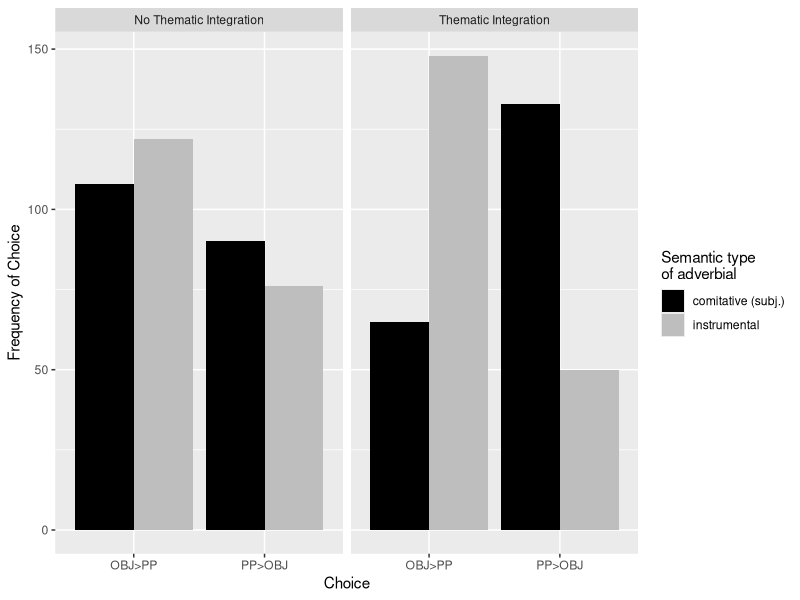
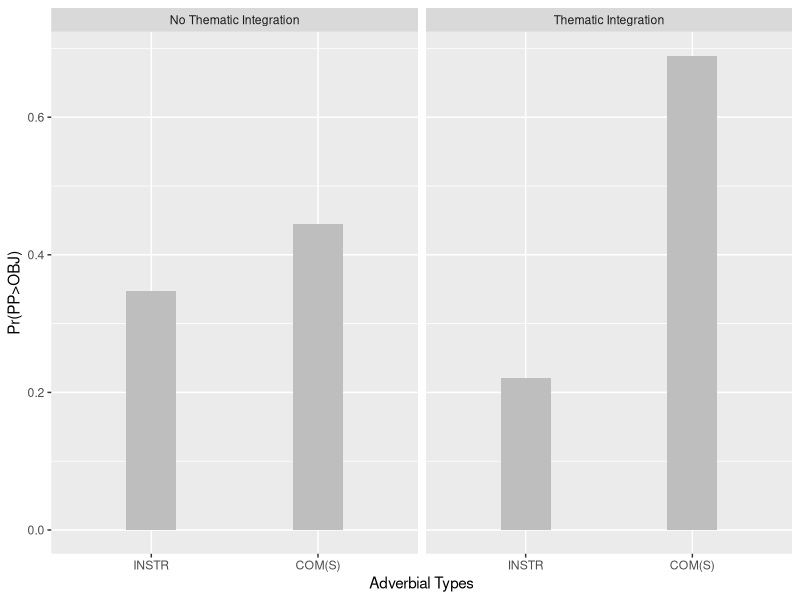
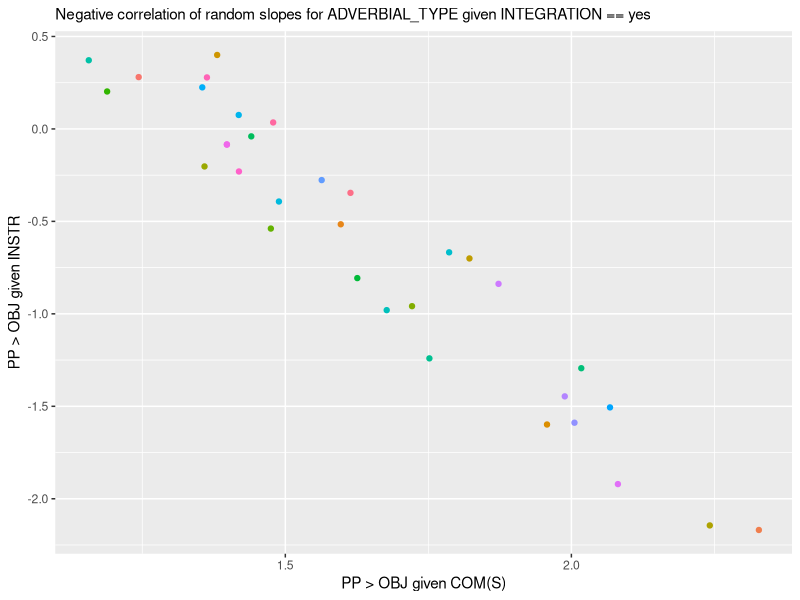
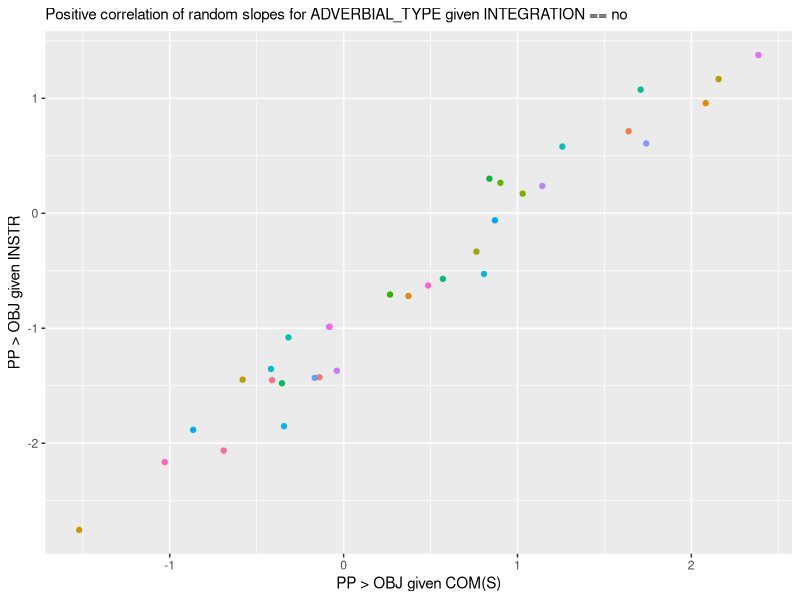

Write R code to recreate these figures, in order.
## ---- chunk 1
library(lme4)
library(tidyverse)
library(emmeans)

show(version)
## ---- chunk 2
exp_int_agentivity.fc.test.data <- 
  read.csv("../Data/ForcedChoice_test.csv", fileEncoding = "UTF-8")

exp_int_agentivity.fc.test.data$ANSWER <- 
  factor(exp_int_agentivity.fc.test.data$ANSWER)

exp_int_agentivity.fc.test.data$INTEGRATION <- 
  factor(exp_int_agentivity.fc.test.data$INTEGRATION)

exp_int_agentivity.fc.test.data$ADVERBIAL_TYPE <- 
  factor(exp_int_agentivity.fc.test.data$ADVERBIAL_TYPE)

## more illustrative variable names
exp_int_agentivity.fc.test.data$subjects <- factor(exp_int_agentivity.fc.test.data$workerId)
exp_int_agentivity.fc.test.data$items <- factor(exp_int_agentivity.fc.test.data$ENCODING)

## ---- chunk 3
table(exp_int_agentivity.fc.test.data$workerId)
## ---- chunk 4

thematic_int.labels <- c("No Thematic Integration", "Thematic Integration")
names(thematic_int.labels) <- c("no", "yes")

exp_int_agentivity.fc.summary <- 
  exp_int_agentivity.fc.test.data %>%
  group_by(ADVERBIAL_TYPE, INTEGRATION, ANSWER) %>%
  summarise(count = n()) %>%
  as.data.frame()

ggplot(exp_int_agentivity.fc.summary,
       aes(x = ANSWER, y = count, fill = ADVERBIAL_TYPE)) +
  geom_bar(stat = "identity", position = "dodge") +
  labs(x = "Choice", y = "Frequency of Choice") + 
  facet_wrap(~INTEGRATION, labeller = labeller(INTEGRATION = thematic_int.labels)) +
  scale_fill_manual("ADVERBIAL_TYPE", values = c("COM(S)" = "black",
                                                 "INSTR" = "grey"),
                    labels = c("comitative (subj.)", "instrumental")) +
  guides(fill=guide_legend(title="Semantic type\nof adverbial")) 

## ---- chunk 5

exp_int_agentivity.fc.test.data$INTEGRATION <-
  relevel(exp_int_agentivity.fc.test.data$INTEGRATION, ref = "no")
exp_int_agentivity.fc.test.data$ADVERBIAL_TYPE <-
  relevel(exp_int_agentivity.fc.test.data$ADVERBIAL_TYPE, ref = "INSTR")


exp_int_agentivity.fc.glmm <- 
  glmer(formula = ANSWER ~ ADVERBIAL_TYPE * INTEGRATION + 
          (0 + ADVERBIAL_TYPE * INTEGRATION | subjects) , 
        data = exp_int_agentivity.fc.test.data, family = binomial())

options(width = 300)
summary(exp_int_agentivity.fc.glmm)
## ---- chunk 6

tt <- getME(exp_int_agentivity.fc.glmm,"theta")
ll <- getME(exp_int_agentivity.fc.glmm,"lower")
## ---- chunk 7
ss <- 
  getME(exp_int_agentivity.fc.glmm,c("theta","fixef"))
exp_int_agentivity.fc.glmm <- 
  update(exp_int_agentivity.fc.glmm,
         start=ss,
         control=glmerControl(optCtrl=list(maxfun=2e4)))

options(width = 300)
summary(exp_int_agentivity.fc.glmm)

## ---- chunk 8


predictions <- 
  emmeans(exp_int_agentivity.fc.glmm, pairwise~ADVERBIAL_TYPE * INTEGRATION, 
          type = "response") 

## also response useful, now switched to predictor for effects
## if lp is used, y = emmean, if response is used y = prob

predictions.emm <- data.frame(predictions$emmeans)
 

predictions.emm

ggplot(predictions.emm, aes(x = ADVERBIAL_TYPE, y = prob)) + 
  geom_bar(aes(), stat = "identity", fill = "grey", width = 0.3) +
  facet_wrap(~INTEGRATION, labeller = labeller(INTEGRATION = thematic_int.labels)) +
  labs(x = "Adverbial Types", y = "Pr(PP>OBJ)")
## ---- chunk 9

ranef.df <- data.frame(ranef(exp_int_agentivity.fc.glmm)$subjects)
ranef.df$participants <- rownames(ranef.df)
colnames(ranef.df)[1:4] <- c("INSTR", "COM_S", "INT_YES_INSTR", "INT_YES_COM_S")

ranef.df <- ranef.df %>%
  mutate(INSTR = INSTR + exp_int_agentivity.fc.glmm@beta[1]) %>%
  mutate(COM_S = COM_S + exp_int_agentivity.fc.glmm@beta[2]) %>%
  mutate(INT_YES_INSTR = INT_YES_INSTR + exp_int_agentivity.fc.glmm@beta[3]) %>%
  mutate(INT_YES_COM_S = INT_YES_COM_S + exp_int_agentivity.fc.glmm@beta[4]) %>%
  arrange(INT_YES_COM_S)

ggplot(ranef.df, aes(x = INT_YES_COM_S, y = INT_YES_INSTR)) +
  geom_point(aes(color = participants), show.legend = FALSE) +
  labs(x = "PP > OBJ given COM(S)", 
       y = "PP > OBJ given INSTR", 
       subtitle = "Negative correlation of random slopes for ADVERBIAL_TYPE given INTEGRATION == yes")

ggplot(ranef.df, aes(x = COM_S, y = INSTR)) +
  geom_point(aes(color = participants), show.legend = FALSE) +
  labs(x = "PP > OBJ given COM(S)", 
       y = "PP > OBJ given INSTR", 
       subtitle = "Positive correlation of random slopes for ADVERBIAL_TYPE given INTEGRATION == no")
